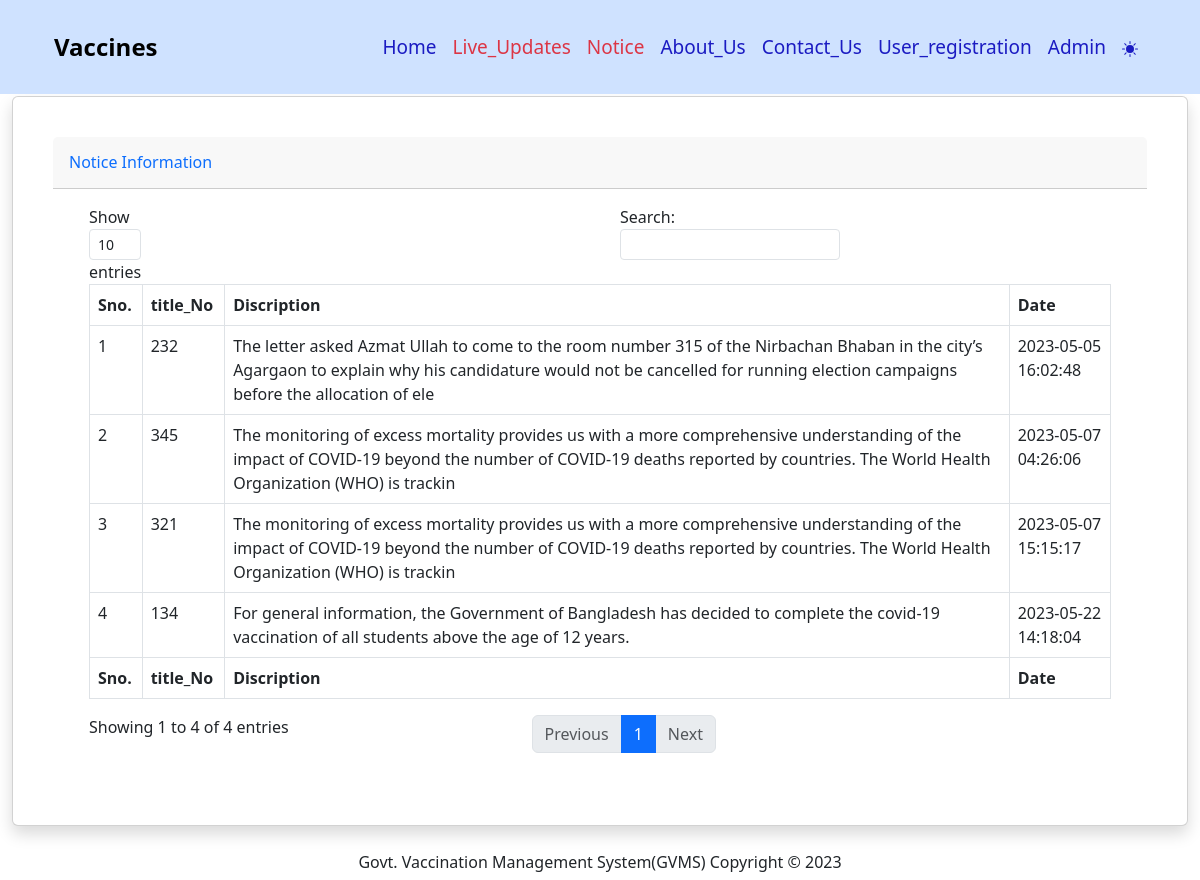
/manage-phlebotomist1_display.php, run on the app's committed database.
### tables this page shows
CREATE TABLE `notice` (
  `title` int(11) NOT NULL,
  `discription` varchar(220) DEFAULT NULL,
  `RegDate` timestamp NULL DEFAULT current_timestamp()
);

### manage-phlebotomist1_display.php (the view, shortened to what this page needs)
<?php
include_once('includes/config.php');
?>
<!DOCTYPE html>
<html lang="en">
<head>
    <link rel="stylesheet" href="homepage.css">
    <link href="https://cdn.jsdelivr.net/npm/bootstrap@5.3.0-alpha3/dist/css/bootstrap.min.css" rel="stylesheet">
</head>
<body data-bs-theme="light" id="page-top">
<div class="container_menu bg-primary-subtle fixed-top">
  <div class="container">
    <div class="fix_container">
      <nav class="navbar navbar-expand-lg">
        <div class="container-fluid">
          <a class="navbar-brand" href="#"><b> Vaccines</b></a>
          <div class="collapse navbar-collapse" id="navbarNav">
            <ul class="navbar-nav nav-pills ms-auto">
              <li class="nav-item">
                <a class="nav-link " aria-current="page" href="index.php">Home</a>
              </li>
              <li class="nav-item">
                <a class="nav-link text-danger" href="live-test-updates.php">Live_Updates</a>
              </li>
              <li class="nav-item">
                <a class="nav-link text-danger" href="manage-phlebotomist1_display.php">Notice</a>
              </li>
              <li class="nav-item">
                <a class="nav-link" href="about.php">About_Us</a>
              </li>
              <li class="nav-item">
                <a class="nav-link" href="contact.php">Contact_Us</a>
              </li>
              <li class="nav-item">
                <a class="nav-link js-scroll-trigger" href="new-user-testing.php">User_registration</a>
              </li>
             <li class="nav-item">
                <a class="nav-link" href="login.php">Admin</a>
              </li><li class="nav-item">
              <li class="nav-item">
                <a class="nav-link" href="#"></a>
              </li>
            </ul>
          </div>
        </div>
      </nav>
    </div>
  </div>
</div>
    <div id="wrapper">
        <div id="content-wrapper" class="d-flex flex-column">
            <div id="content" style="margin-top:72px;">
                <div class="container-fluid">
                    <div class="card shadow mb-4" style="padding:40px">
                        <div class="card-header py-3">
                            <h6 class="m-0 font-weight-bold text-primary">Notice Information</h6>
                        </div>
                        <div class="card-body">
                            <div class="table-responsive" >
                                <table class="table table-bordered" id="dataTable" width="100%" cellspacing="0">
                                    <thead>
                                        <tr>
                                            <th>Sno.</th>
                                            <th>title_No</th>
                                            <th>Discription</th>
                                            <th>Date</th>
                                        </tr>
                                    </thead>
                                    <tfoot>
                                        <tr>
                                            <th>Sno.</th>
                                            <th>title_No</th>
                                            <th>Discription</th>
                                            <th> Date</th>
                                        </tr>
                                    </tfoot>
                                    <tbody>
<?php $query=mysqli_query($con,"select * from notice");
$cnt=1;
while($row=mysqli_fetch_array($query)){
?>
                                        <tr>
                                            <td><?php echo $cnt;?></td>
                                            <td><?php echo $row['title'];?></td>
                                            <td><?php echo $row['discription'];?></td>
                                            <td><?php echo $row['RegDate'];?></td>
                                        </tr>
                                        <?php $cnt++;} ?>
                                    </tbody>
                                </table>
                            </div>
                        </div>
                    </div>
                </div>
            </div>
    <?php include_once('includes/footer.php');?>
        </div>
    </div>
</body>
</html>

### homepage.css (style rules this page uses)
* { margin: 0; padding: 0; }
body { font-family: 'Nunito', sans-serif; }
.fix_container { overflow: hidden; }
.navbar { --bs-navbar-padding-y: 1.5rem !important; }
.navbar-brand { font-size: 24px !important; }
.nav-link { font-size: 19px !important; font-weight: 500 !important; --bs-nav-link-color: rgb(27, 27, 194) !important; --bs-nav-link-hover-color: rgb(15, 119, 255) !important; --bs-nav-link-padding-x: 0; --bs-nav-link-padding-y: 0.5rem; }
.nav-pills { --bs-nav-pills-link-active-bg: #70aaff !important; }
:root { --headingSize: 55px; --background-color: black; }
.container { width: 50%; }

### data on the page
notice: title "232", discription "The letter asked Azmat Ullah to come to the room number 315 of the Nirbachan Bhaban in the city’s Agargaon to explain why his candidature would not be cancelled for running election campaigns before the allocation of ele", RegDate "2023-05-05 16:02:48"
notice: title "345", discription "The monitoring of excess mortality provides us with a more comprehensive understanding of the impact of COVID-19 beyond the number of COVID-19 deaths reported by countries. The World Health Organization (WHO) is trackin", RegDate "2023-05-07 04:26:06"
notice: title "321", discription "The monitoring of excess mortality provides us with a more comprehensive understanding of the impact of COVID-19 beyond the number of COVID-19 deaths reported by countries. The World Health Organization (WHO) is trackin", RegDate "2023-05-07 15:15:17"
notice: title "134", discription "For general information, the Government of Bangladesh has decided to complete the covid-19 vaccination of all students above the age of 12 years.", RegDate "2023-05-22 14:18:04"
